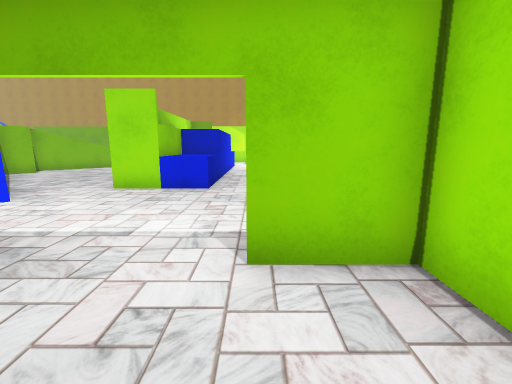
[1] (above)

24 first-person views from a walk through a Unity game level. The camera is 1.3 m above the floor, tilts 10° down and sees 90° across. The floor is counted in squares, 1 m on a side. Each view is taken from the middle of a square. On the plan, view 1 faces up. The plan holds only what a view shows up to about 13 squares ahead; the rest is blank. The place goes on beyond the plan.

[2]
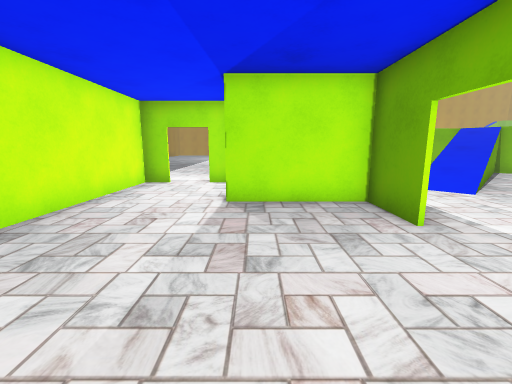

[3]
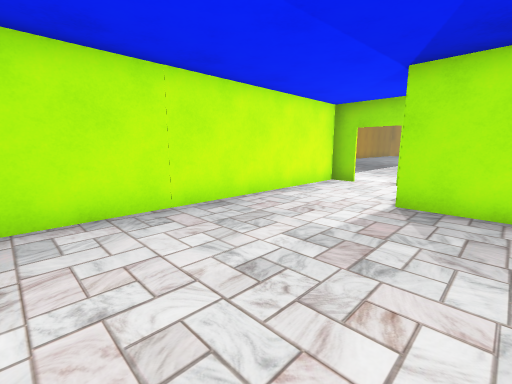

[4]
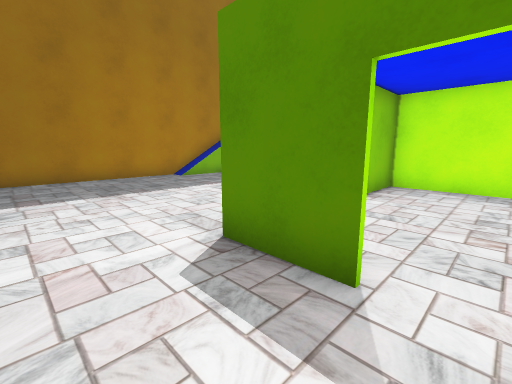

[5]
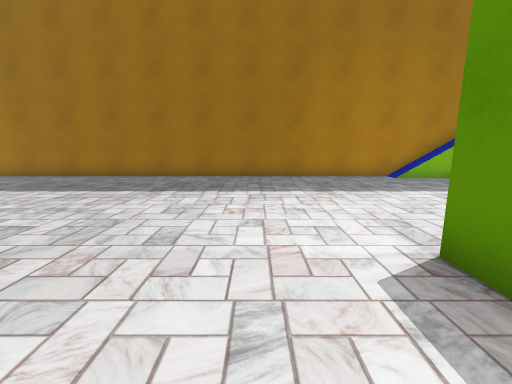

[6]
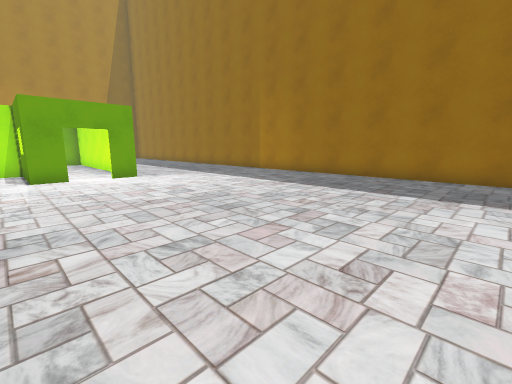

[7]
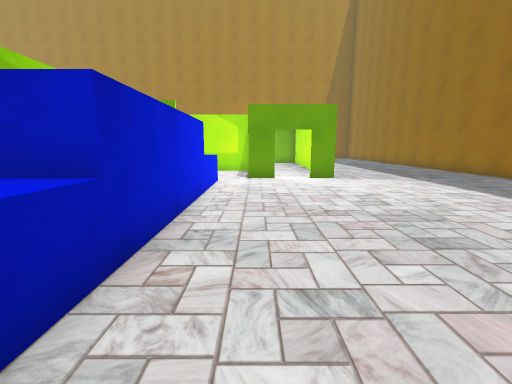

[8]
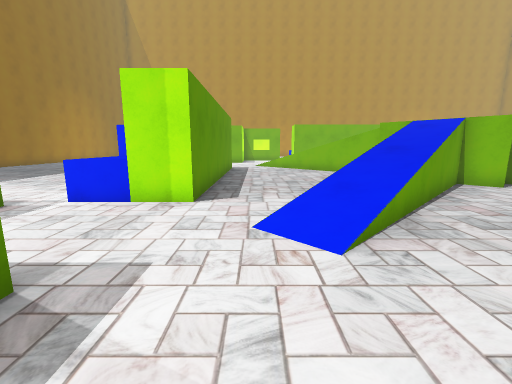

[9]
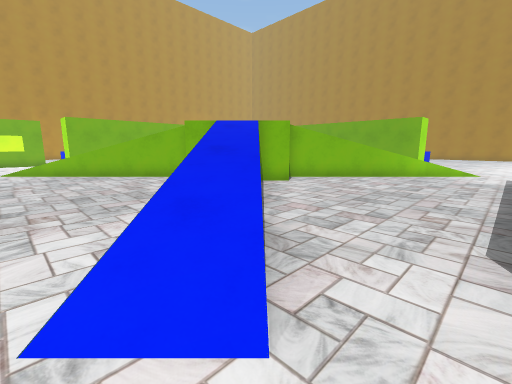

[10]
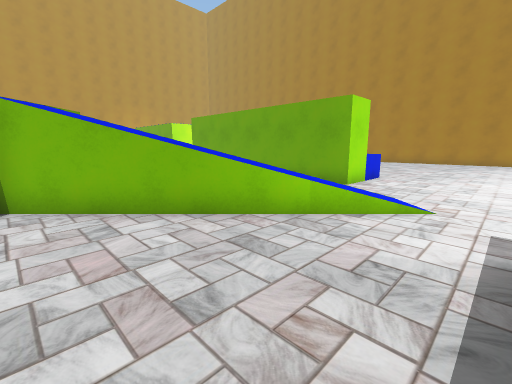

[11]
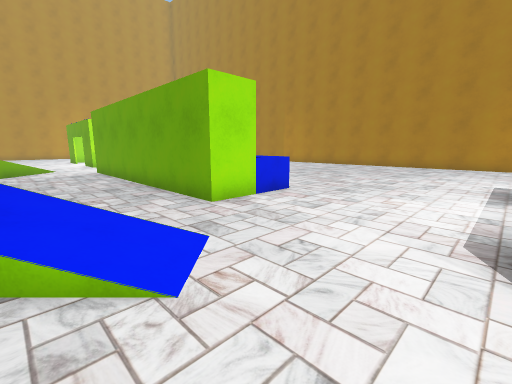

[12]
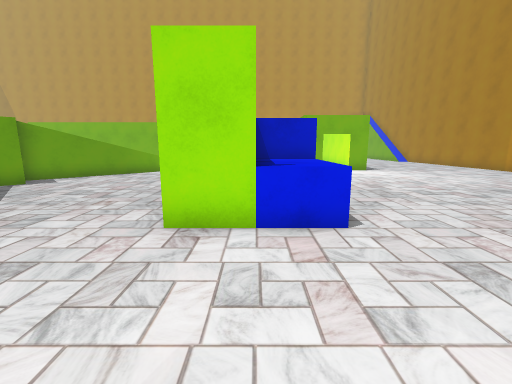

[13]
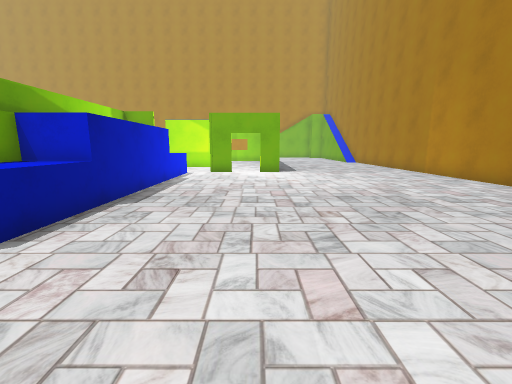

[14]
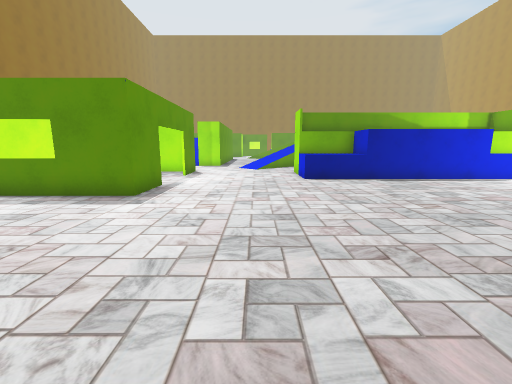

[15]
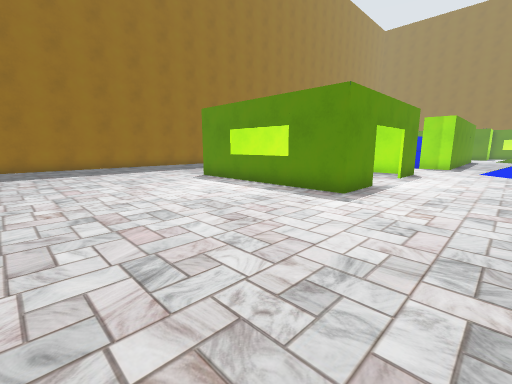

[16]
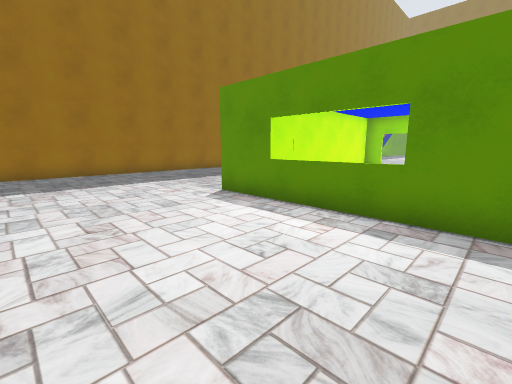

[17]
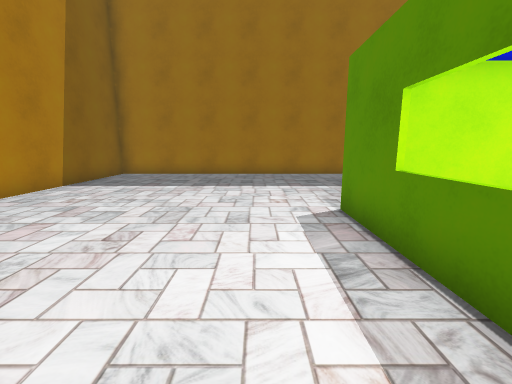

[18]
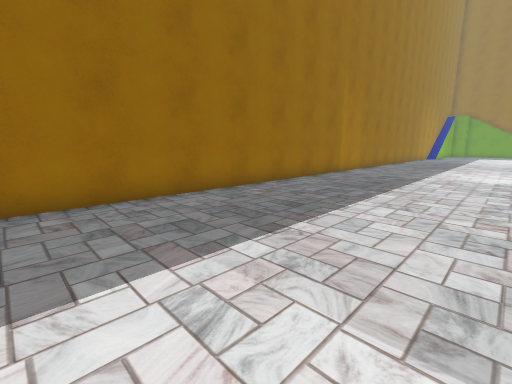

[19]
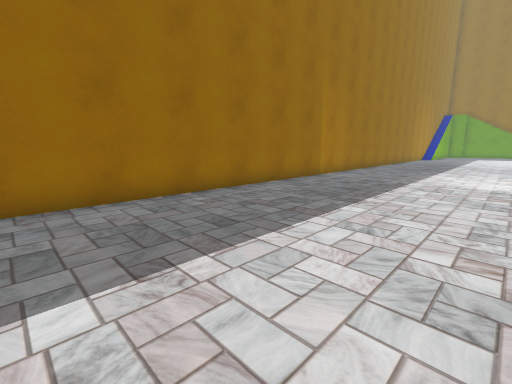

[20]
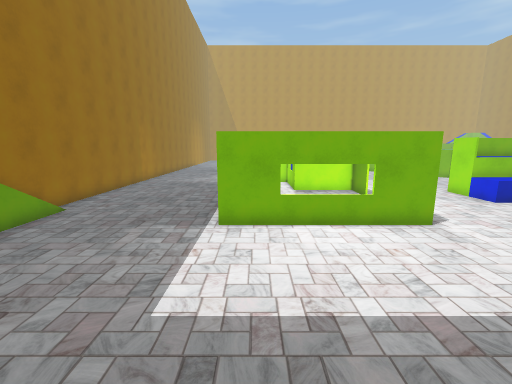

[21]
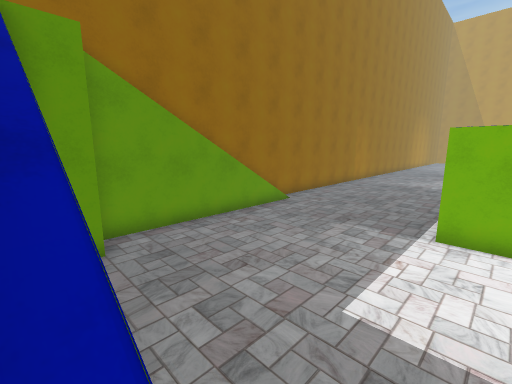

[22]
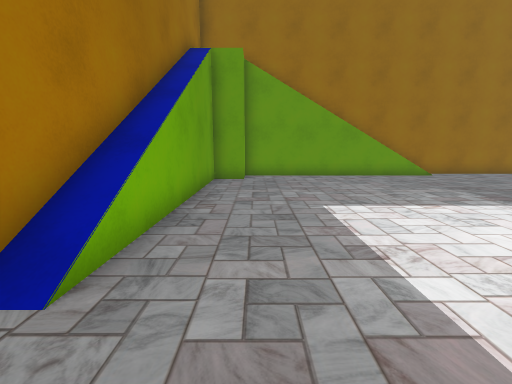

[23]
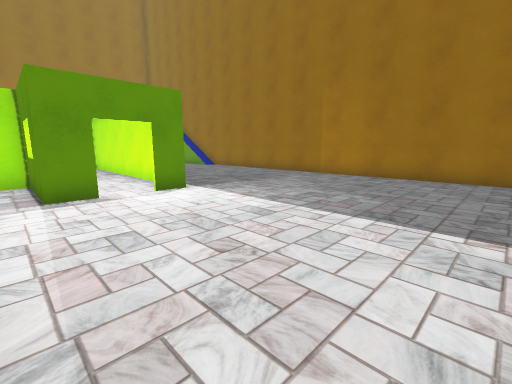

[24]
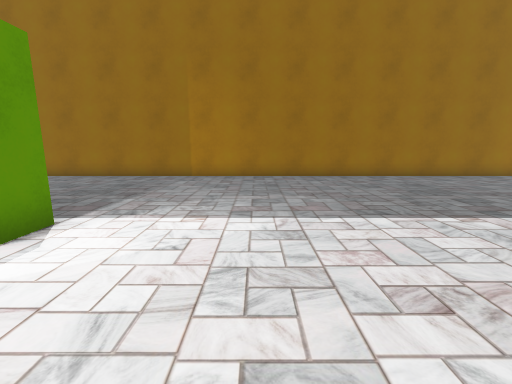

### Floor plan
Key: @ floor where view 1 was taken; # wall or solid block; x gap in a wall; . main floor; : floor 1.75 m higher than the main floor; + floor 2 m higher than the main floor; * floor 2.25 m higher than the main floor; / step, stairs or slope; = window, fence, low wall or low ledge; v drop or lower ground; C cube; B blue block; H house.
Columns run from 19 left of view 1 to 11 right of it. Each row starts with its distance up from view 1.
 37 ......                 .......#
 36 .......     ..................#
 35 ........  ....................#
 34 ..............................#
 33 ..............................#
 32 ..............................#
 31 ..............................#
 30 ..............................#
 29 ...............HHHHHHHH.......#
 28 ...............H      H.......#
 27 H..............H      H.......#
 26 .................     H.......#
 25 BBBBBBBBBBB......     H.......#
 24 #B    BB#B#....H.     H.......#
 23 ###########....H..    H.......#
 22 ...............HHHHH .H.......#
 21 ................  .H..H.......#
 20 ...........//...  .H.. .......#
 19 =.........///...  .HHHH.......#
 18 #=.......v#=...  B............#
 17  ##.....v#=....  B............#
 16    #.C.v:#.....  B............#
 15     *C*+#......  B............#
 14        *.......  B............#
 13        CC......  B............#
 12        x....... BB............#
 11      CC #...... BB............#
 10    #.C.v:#..... #B............#
  9  ##.....v#=.... #B............#
  8 #=.......v#=...##B............#
  7 =.........///.................#
  6 ...........//.................#
  5 ..............................#
  4    ...........................#
  3    ########...HHH..HHH........#
  2       BB  #...H......H........#
  1       BBBBB...H......H........#
  0    ...........H....@.H........#
 -1    .......HHHHH......H......./#
 -2    ..................H......./#
 -3    ..................H......./#
 -4    .......HHHHHHHHHHHH......./#
 -5   .........................../#
 -6  ............................/#
 -7 ............................./#
 -8 ............... ............./#
 -9 ............... ............./#
-10 ............................  #
-11 .................../////////  #
-12 ###############################

Positions as (right, up) in squares from view 1, and headings:
1: (0, 0), facing up
2: (1, 0), facing left
3: (1, 1), facing down-left
4: (-1, 5), facing down-right
5: (-1, 5), facing right
6: (-1, 7), facing up-right
7: (0, 8), facing up
8: (-3, 5), facing left
9: (-5, 5), facing up-left
10: (-5, 14), facing up-left
11: (-4, 19), facing up-left
12: (-5, 24), facing left
13: (-6, 29), facing left
14: (-7, 36), facing down
15: (-7, 36), facing down-right
16: (-3, 34), facing down-right
17: (-2, 31), facing right
18: (4, 31), facing down-right
19: (4, 29), facing down-right
20: (10, -3), facing left
21: (10, -3), facing down-left
22: (8, 1), facing down
23: (-16, 0), facing down-right
24: (-12, 0), facing down
